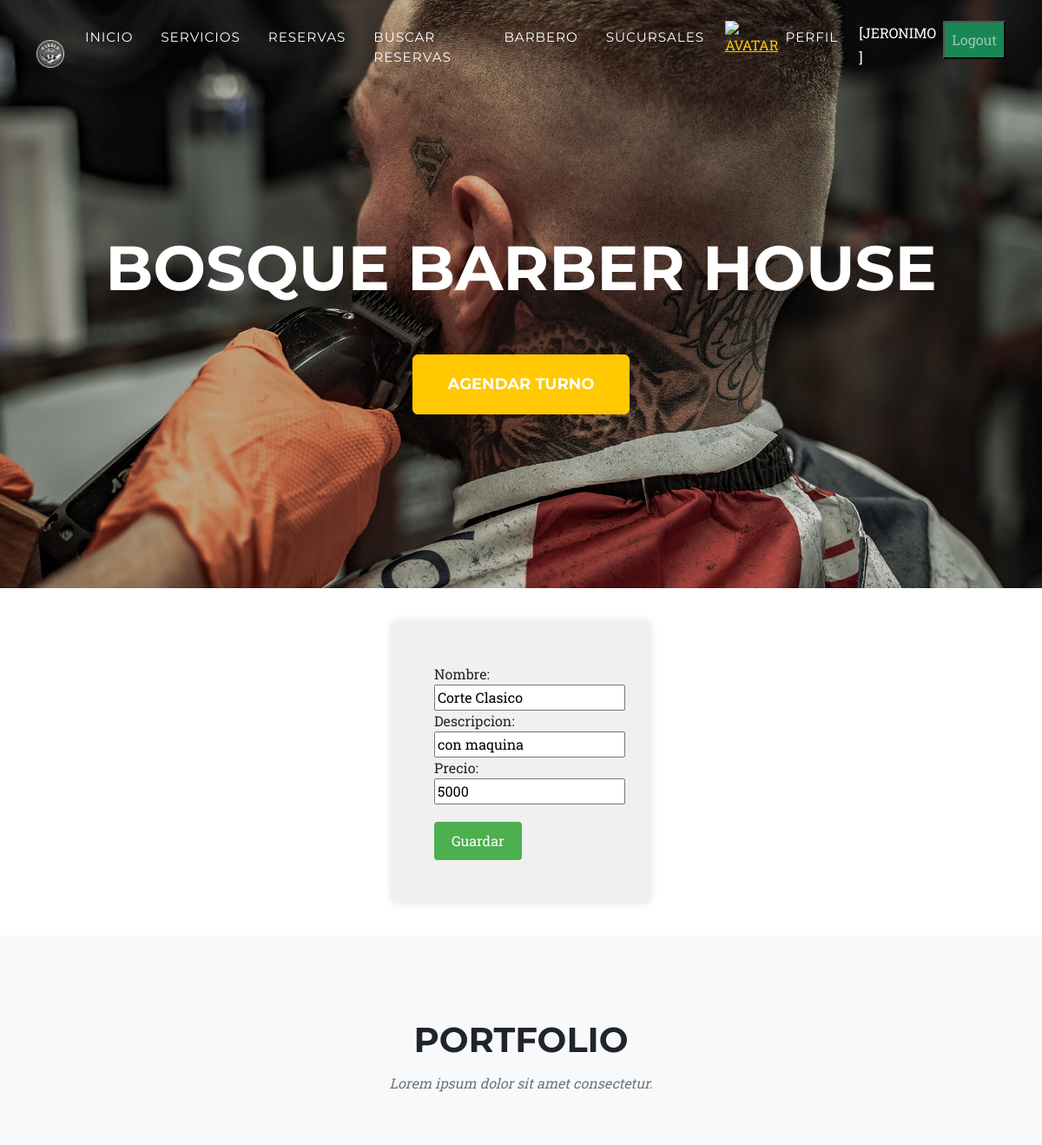
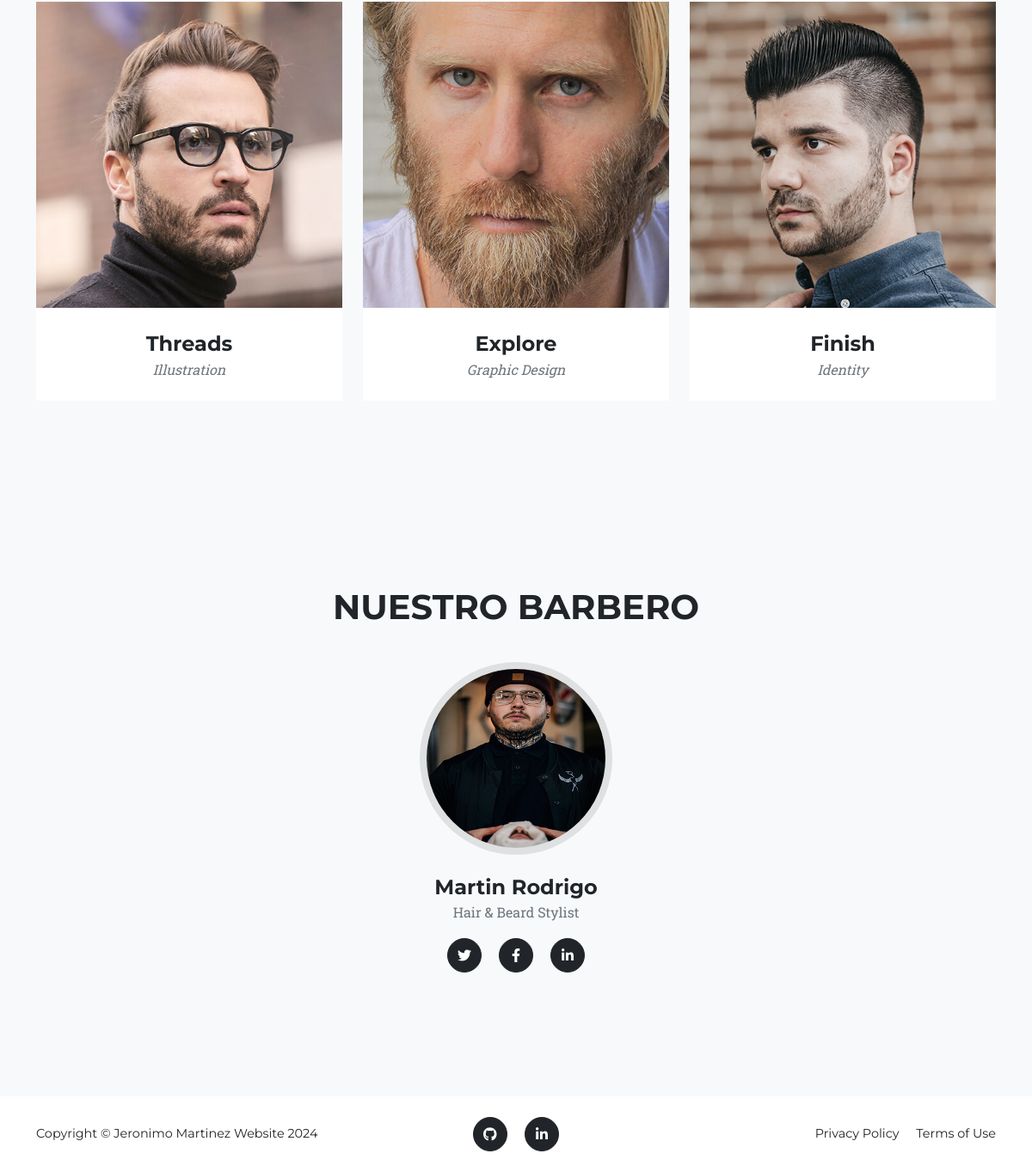
Page /serviciosUpdate/9 (signed in) on the committed database (2 pictures, top to bottom).
### barberia/models.py (models this page shows, shortened)
class Servicio(models.Model):
    nombre = models.CharField(max_length=60)
    descripcion = models.CharField(max_length=60)
    precio = models.CharField(max_length=60)

### barberia/views.py (the view)
# urls.py: path('serviciosUpdate/<id_servicio>', servicioUpdate, name = "serviciosUpdate"),
@login_required
def servicioUpdate(request, id_servicio):
    servicio = Servicio.objects.get(id=id_servicio)
    if request.method == "POST":
        miForm = ServiciosForm(request.POST)
        if miForm.is_valid():
            servicio.nombre = miForm.cleaned_data.get("nombre")
            servicio.descripcion = miForm.cleaned_data.get("descripcion")
            servicio.precio = miForm.cleaned_data.get("precio")
            servicio.save()
            contexto = {"servicios": Servicio.objects.all()}
            return render(request,"barberia/servicios.html",contexto)
    else:
        miForm= ServiciosForm (initial={"nombre":servicio.nombre, "descripcion": servicio.descripcion, "precio": servicio.precio})
    return render(request, "barberia/serviciosForms.html", {"form":miForm})

### barberia/forms.py
class ServiciosForm(forms.Form):
    nombre      = forms.CharField(max_length=60, required=True)
    descripcion = forms.CharField(max_length=60, required=True)
    precio = forms.CharField(max_length=60, required=True)

### barberia/templates/barberia/serviciosForms.html (shortened to what this page needs)
{% extends 'barberia/index.html' %}
{% block contenido %}
<div class="formulario-container">
    <form action="" method="POST" class="formulario">
        <table>
            {{ form }}
        </table>
        <input type="submit" value="Guardar">
    </form>
</div>
{% endblock contenido %}

### barberia/templates/barberia/index.html (shortened to what this page needs)
<!DOCTYPE html>
<html lang="en">
<head>
    {% load static %}
    <link rel="stylesheet" href="https://cdnjs.cloudflare.com/ajax/libs/font-awesome/6.4.0/css/all.min.css" />
    <link href="{% static 'css/styles.css' %}" rel="stylesheet" />
</head>
<body id="page-top">
    <nav class="navbar navbar-expand-lg navbar-dark fixed-top" id="mainNav">
        <div class="container">
            <a class="navbar-brand" href="#page-top"><img src="{% static 'assets/img/logo.png' %}" alt="..." /></a>
            <div class="collapse navbar-collapse" id="navbarResponsive">
                <ul class="navbar-nav text-uppercase ms-auto py-4 py-lg-0">
                    <li class="nav-item"><a class="nav-link" href="{% url 'home' %}">Inicio</a></li>
                    {% if user.is_authenticated %}
                        <li class="nav-item"><a class="nav-link" href="{% url 'servicios' %}">Servicios</a></li>
                        <li class="nav-item"><a class="nav-link" href="{% url 'reservas' %}">Reservas</a></li>
                        <li class="nav-item"><a class="nav-link" href="{% url 'buscarReserva' %}">Buscar Reservas</a></li>
                        <li class="nav-item"><a class="nav-link" href="{% url 'profesionales' %}">Barbero</a></li>
                        <li class="nav-item"><a class="nav-link" href="{% url 'sucursal' %}">Sucursales</a></li>
                        <div class="text-center">
                            <a href="{% url 'agregarAvatar' %}"><img src="{{ request.session.avatar}}" height="40px" weight="40px" alt="avatar"></a>
                        </div>
                        <li class="nav-item"><a class="nav-link" href="{% url 'perfil' %}">Perfil</a></li>
                        <p style="color:white">[{{user.first_name}} ]</p>
                        <form method="post" action="{% url 'logout' %}">
                            <button type="submit" class="nav-link bg-success ms-2">Logout</button>
                        </form>
                    {% else %}
                        <a class="btn btn-primary" href="{% url 'login' %}" style="margin-right: 10px;">Login</a>
                         <a class="btn btn-success" href="{% url 'registro' %}">Registro</a>
                    {% endif %}
                </ul>
            </div>
        </div>
    </nav>
    <header class="masthead">
        <div class="container">
            <div class="masthead-heading text-uppercase">Bosque Barber House</div>
            <button class="btn btn-primary btn-xl text-uppercase" data-bs-toggle="modal" data-bs-target="#reservaModal">Agendar turno</button>
        </div>
    </header>
    {% block contenido %}
    {% endblock contenido %}
        <section class="page-section bg-light" id="portfolio">
            <div class="container">
                <div class="text-center">
                    <h2 class="section-heading text-uppercase">Portfolio</h2>
                    <h3 class="section-subheading text-muted">Lorem ipsum dolor sit amet consectetur.</h3>
                </div>
                <div class="row">
                    <div class="col-lg-4 col-sm-6 mb-4">
                        <div class="portfolio-item">
                            <a class="portfolio-link" data-bs-toggle="modal" href="#portfolioModal1">
                                <img class="img-fluid" src="{% static 'assets/img/portfolio/1.jpg' %}" alt="..." />
                            </a>
                            <div class="portfolio-caption">
                                <div class="portfolio-caption-heading">Threads</div>
                                <div class="portfolio-caption-subheading text-muted">Illustration</div>
                            </div>
                        </div>
                    </div>
                    <div class="col-lg-4 col-sm-6 mb-4">
                        <div class="portfolio-item">
                            <a class="portfolio-link" data-bs-toggle="modal" href="#portfolioModal2">
                                <img class="img-fluid" src="{% static 'assets/img/portfolio/2.jpg' %}" alt="..." />
                            </a>
                            <div class="portfolio-caption">
                                <div class="portfolio-caption-heading">Explore</div>
                                <div class="portfolio-caption-subheading text-muted">Graphic Design</div>
                            </div>
                        </div>
                    </div>
                    <div class="col-lg-4 col-sm-6 mb-4">
                        <div class="portfolio-item">
                            <a class="portfolio-link" data-bs-toggle="modal" href="#portfolioModal3">
                                <img class="img-fluid" src="{% static 'assets/img/portfolio/3.jpg' %}" alt="..." />
                            </a>
                            <div class="portfolio-caption">
                                <div class="portfolio-caption-heading">Finish</div>
                                <div class="portfolio-caption-subheading text-muted">Identity</div>
                            </div>
                        </div>
                    </div>
        </section>
        <section class="page-section bg-light" id="team">
            <div class="container">
                <div class="text-center">
                    <h2 class="section-heading text-uppercase">Nuestro Barbero</h2>
                    <br>
                </div>
                <div class="row justify-content-center">
                    <div class="col-lg-4">
                        <div class="team-member text-center">
                            <img class="mx-auto rounded-circle" src="{% static 'assets/img/team/1.jpg' %}" alt="..." />
                            <h4>Martin Rodrigo</h4>
                            <p class="text-muted">Hair & Beard Stylist</p>
                            <a class="btn btn-dark btn-social mx-2" href="#!" aria-label="Diana Petersen Twitter Profile"><i class="fab fa-twitter"></i></a>
                            <a class="btn btn-dark btn-social mx-2" href="#!" aria-label="Diana Petersen Facebook Profile"><i class="fab fa-facebook-f"></i></a>
                            <a class="btn btn-dark btn-social mx-2" href="#!" aria-label="Diana Petersen LinkedIn Profile"><i class="fab fa-linkedin-in"></i></a>
                        </div>
                    </div>
                </div>
            </div>
        </section>
        <footer class="footer py-4">
            <div class="container">
                <div class="row align-items-center">
                    <div class="col-lg-4 text-lg-start">Copyright &copy; Jeronimo Martinez Website 2024</div>
                    <div class="col-lg-4 my-3 my-lg-0">
                        <a class="btn btn-dark btn-social mx-2" href="https://github.com/jeronimoayaimi/AppCoderHouse" aria-label="GitHub"> <i class="fa-brands fa-github"></i></a>
                        <a class="btn btn-dark btn-social mx-2" href="https://www.linkedin.com/in/jeronimo-martinez/" aria-label="LinkedIn"><i class="fab fa-linkedin-in"></i></a>
                    </div>
                    <div class="col-lg-4 text-lg-end">
                        <a class="link-dark text-decoration-none me-3" href="#!">Privacy Policy</a>
                        <a class="link-dark text-decoration-none" href="#!">Terms of Use</a>
                    </div>
                </div>
            </div>
        </footer>
</body>
</html>

### barberia/templates/barberia/serviciosForms.html (style rules this page uses)
.formulario-container { display: flex; justify-content: center; align-items: center; height: 50vh; }
.formulario { width: 300px; padding: 50px; background-color: #f0f0f0; border-radius: 8px; box-shadow: 0 0 10px rgba(0, 0, 0, 0.1); }
.formulario table { width: 50%; }
.formulario input[type="submit"] { margin-top: 20px; padding: 10px 20px; background-color: #4CAF50; color: white; border: none; cursor: pointer; border-radius: 4px; }

### rows in the picture
Servicio: nombre "Corte Clasico", descripcion "con maquina", precio "5000"

### other values in the picture
{{ user.first_name }} "JERONIMO"
